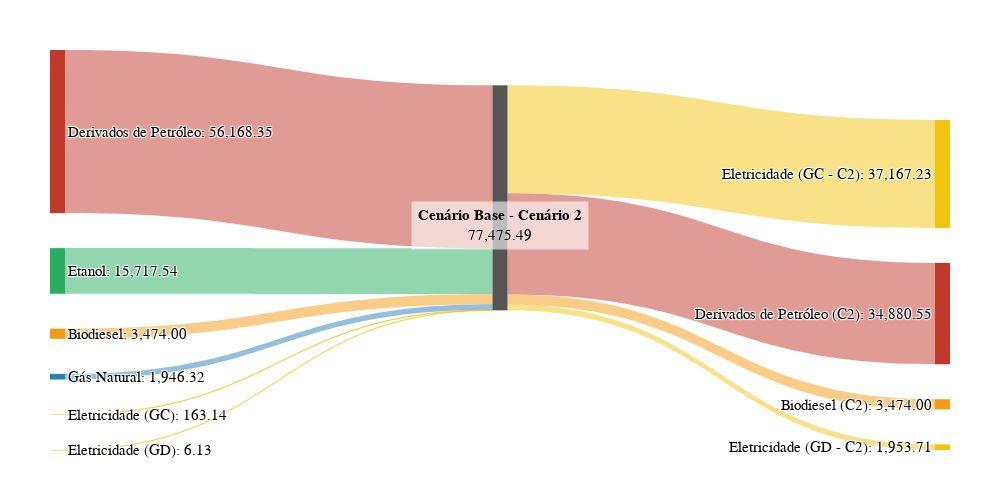

Write notebook code for a chart like this one.
### Markdown cell above
## Base para Cenário 2

### Code cell
TAMANHO_FONTE = 15

# 1. DEFINIÇÃO DOS RÓTULOS DOS NÓS DO DIAGRAMA SANKEY (Cenário Base -> Cenário 2)
label = [
    "Derivados de Petróleo", "Biodiesel", "Etanol", "Eletricidade (GC)",
    "Eletricidade (GD)", "Gás Natural",
    "",
    "Derivados de Petróleo (C2)", "Biodiesel (C2)", "Etanol (C2)",
    "Eletricidade (GC - C2)", "Eletricidade (GD - C2)", "Gás Natural (C2)"
]

# Valores associados a cada nó (usados apenas para exibição nos rótulos)
valores_nos = [
    56168.35, 3474, 15717.54, 163.14, 6.13, 1946.32, 77475.49,
    34880.55, 3474.00, 0.00, 37167.23, 1953.71, 0.00
]

# 2. PREPARAÇÃO DOS RÓTULOS TEXTUAIS COM VALORES
label_final = [f"{l}: {v:,.2f}" if (l != "" and v > 0) else f"{l} - 0.00" if l != "" else "" for l, v in zip(label, valores_nos)]

# 3. DEFINIÇÃO DAS CORES DOS NÓS
colors = [
    "#C0392B", "#F39C12", "#27AE60", "#F1C40F", "#F1C40F", "#2980B9",
    "#555555",
    "#C0392B", "#F39C12", "#27AE60", "#F1C40F", "#F1C40F", "#2980B9"
]

# 4. CRIAÇÃO DO DIAGRAMA SANKEY
#    - node: define aparência e rótulos dos nós
#    - link: define fluxos, direções, valores e cores
fig = go.Figure(data=[go.Sankey(
    node=dict(
        pad=35,                      # Espaçamento vertical entre nós
        thickness=15,                # Espessura dos nós
        line=dict(color="white", width=0),
        label=label_final,           # Rótulos formatados com valores
        color=colors
    ),
    link=dict(
        source=[0, 1, 2, 3, 4, 5, 6, 6, 6, 6, 6, 6],    # Nós de origem
        target=[6, 6, 6, 6, 6, 6, 7, 8, 9, 10, 11, 12], # Nós de destino
        value=[
            56168.35, 3474.00, 15717.54, 163.14, 6.13, 1946.32,
            34880.55, 3474.00, 0.00, 37167.23, 1953.71, 0.00
        ],
        color=[
            "rgba(192, 57, 43, 0.5)", "rgba(243, 156, 18, 0.5)",
            "rgba(39, 174, 96, 0.5)", "rgba(241, 196, 15, 0.5)",
            "rgba(241, 196, 15, 0.5)", "rgba(41, 128, 185, 0.5)",
            "rgba(192, 57, 43, 0.5)", "rgba(243, 156, 18, 0.5)",
            "rgba(39, 174, 96, 0.2)", "rgba(241, 196, 15, 0.5)",
            "rgba(241, 196, 15, 0.5)", "rgba(41, 128, 185, 0.2)"
        ]
    )
)])

# 5. INSERÇÃO DA ANOTAÇÃO CENTRAL
fig.add_annotation(
    x=0.5, y=0.5,
    xanchor='center',
    yanchor='bottom',
    text="<b>Cenário Base - Cenário 2</b><br>77,475.49",
    showarrow=False,
    font=dict(family="Times New Roman", size=TAMANHO_FONTE, color="black"),
    align="center",
    bgcolor="rgba(255, 255, 255, 0.6)",
    borderpad=6
)

# 6. CONFIGURAÇÃO FINAL DO LAYOUT
fig.update_layout(
    font=dict(family="Times New Roman", size=TAMANHO_FONTE, color="black"),
    plot_bgcolor='white',
    paper_bgcolor='white',
    width=1000,
    height=500,
    margin=dict(l=50, r=50, t=50, b=50)
)

# Exportando para SVG
pio.write_image(fig, "../data/graphs/figura7.svg", engine="kaleido")

fig.show()

### Figure 1 — Plotly figure (JSON) as saved in the notebook; plotly's stock layout.template omitted (floating-point values rounded to 4 significant figures)
{"data": [{"link": {"color": ["rgba(192, 57, 43, 0.5)", "rgba(243, 156, 18, 0.5)", "rgba(39, 174, 96, 0.5)", "rgba(241, 196, 15, 0.5)", "rgba(241, 196, 15, 0.5)", "rgba(41, 128, 185, 0.5)", "rgba(192, 57, 43, 0.5)", "rgba(243, 156, 18, 0.5)", "rgba(39, 174, 96, 0.2)", "rgba(241, 196, 15, 0.5)", "rgba(241, 196, 15, 0.5)", "rgba(41, 128, 185, 0.2)"], "source": [0, 1, 2, 3, 4, 5, 6, 6, 6, 6, 6, 6], "target": [6, 6, 6, 6, 6, 6, 7, 8, 9, 10, 11, 12], "value": [56170.0, 3474, 15720.0, 163.1, 6.13, 1946.0, 34880.0, 3474, 0, 37170.0, 1954.0, 0]}, "node": {"color": ["#C0392B", "#F39C12", "#27AE60", "#F1C40F", "#F1C40F", "#2980B9", "#555555", "#C0392B", "#F39C12", "#27AE60", "#F1C40F", "#F1C40F", "#2980B9"], "label": ["Derivados de Petróleo: 56,168.35", "Biodiesel: 3,474.00", "Etanol: 15,717.54", "Eletricidade (GC): 163.14", "Eletricidade (GD): 6.13", "Gás Natural: 1,946.32", "", "Derivados de Petróleo (C2): 34,880.55", "Biodiesel (C2): 3,474.00", "Etanol (C2) - 0.00", "Eletricidade (GC - C2): 37,167.23", "Eletricidade (GD - C2): 1,953.71", "Gás Natural (C2) - 0.00"], "line": {"color": "white", "width": 0}, "pad": 35, "thickness": 15}, "type": "sankey"}], "layout": {"annotations": [{"align": "center", "bgcolor": "rgba(255, 255, 255, 0.6)", "borderpad": 6, "font": {"color": "black", "family": "Times New Roman", "size": 15}, "showarrow": false, "text": "<b>Cenário Base - Cenário 2</b><br>77,475.49", "x": 0.5, "xanchor": "center", "y": 0.5, "yanchor": "bottom"}], "font": {"color": "black", "family": "Times New Roman", "size": 15}, "height": 500, "margin": {"b": 50, "l": 50, "r": 50, "t": 50}, "paper_bgcolor": "white", "plot_bgcolor": "white", "width": 1000}}
